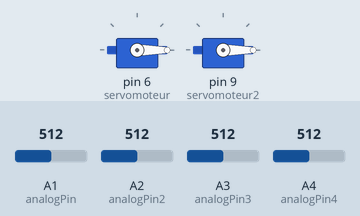
Simulated run of this sketch. Board: Arduino Uno, built with avr-gcc and run on an emulated ATmega328P. Parts: 2 × servo. The test bench sets the inputs (shaded band); at power-on: A1 (analogPin) = 512, A3 (analogPin3) = 512, A2 (analogPin2) = 512, A4 (analogPin4) = 512. What the sketch prints to the serial monitor is not drawn.

Above: at 1.2 s.
1.3 s: A1 (analogPin) set to 531
At 2.11 s:
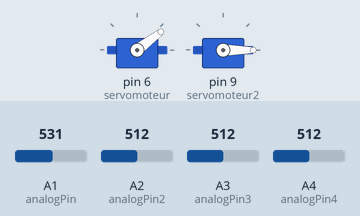
4.3 s: A3 (analogPin3) set to 524
At 4.52 s:
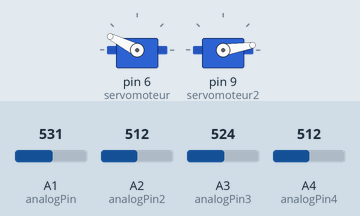
7.3 s: A2 (analogPin2) set to 546
At 9.74 s:
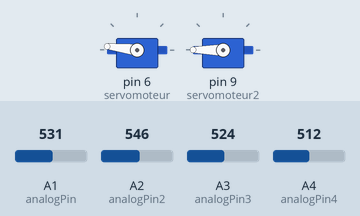
10.3 s: A4 (analogPin4) set to 716
At 12.76 s:
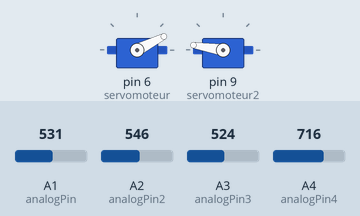
13.3 s: A4 (analogPin4) set to 306
15.6 s: A1 (analogPin) set to 992
At 18.1 s:
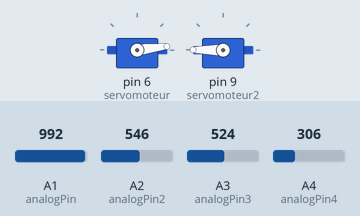
Timing chart, 0 to 23.3 s (numbered marks = the images above; inputs shaded):
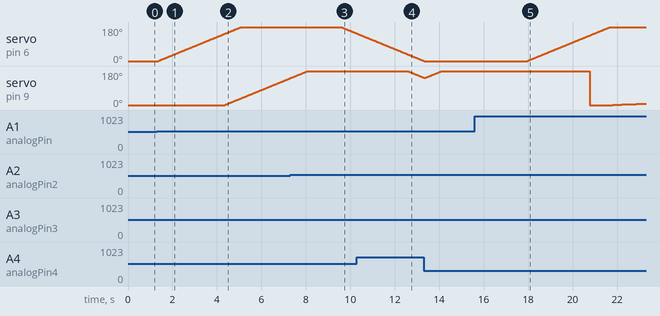

The sketch:

bras_traqueur_de_lumiere.ino
```cpp
#include <Servo.h>
Servo servomoteur;
#include <Servo.h>
Servo servomoteur2;
int positionservo;
int positionservo2;
int analogPin=A1;
int analogValue=0;
int analogPin2=A2;
int analogValue2=0;
int analogPin3=A3;
int analogValue3=0;
int analogPin4=A4;
int analogValue4=0;


void setup() {
 servomoteur.attach(6);
 servomoteur.write(positionservo);
 servomoteur2.attach(9);
 servomoteur2.write(positionservo2);
  Serial.begin(9600);
}

void loop() {
analogValue=analogRead(analogPin);
analogValue2=analogRead(analogPin2);
analogValue3=analogRead(analogPin3);
analogValue4=analogRead(analogPin4);
Serial.println(analogValue);
Serial.println(analogValue2);
Serial.println(analogValue3);
Serial.println(analogValue4);
delay(10);
if (analogValue > analogValue2)
{
servomoteur.write(positionservo);
positionservo = positionservo+1;
}
else if (analogValue < analogValue2)
{
 servomoteur.write(positionservo);
 positionservo = positionservo-1;
}
else
{
}
if (analogValue3 > analogValue4)
{
servomoteur2.write(positionservo2);
positionservo2 = positionservo2 + 1;
}
else if (analogValue3 < analogValue4)
{
 servomoteur2.write(positionservo2);
 positionservo2 = positionservo2 - 1;
}
else
{
servomoteur2.write(positionservo2);
positionservo2 = positionservo2;
}
}
```

Measured:
- the behaviour switches between 512 and 513 on A1 (analogPin) (found by bisection; images 0 and 1)
- the behaviour switches between 512 and 513 on A3 (analogPin3) (found by bisection; images 1 and 2)
- the behaviour switches between 531 and 532 on A2 (analogPin2) (found by bisection; images 2 and 3)
- after the input at 1.3 s, servo on pin 6 (servomoteur): moves from 0° to 142° over 2.9 s, starting after 0.06 s
- after the input at 4.3 s, servo on pin 9 (servomoteur2): moves from 0° to 142° over 2.9 s, starting after 0.05 s
- after the input at 7.3 s, servo on pin 6 (servomoteur): moves from 180° to 146° over 0.69 s, starting after 2.3 s
- after the input at 10.3 s, servo on pin 9 (servomoteur2): moves from 180° to 145° over 0.71 s, starting after 2.3 s
- after the input at 15.6 s, servo on pin 6 (servomoteur): moves from 0° to 180° over 3.7 s, starting after 2.4 s
